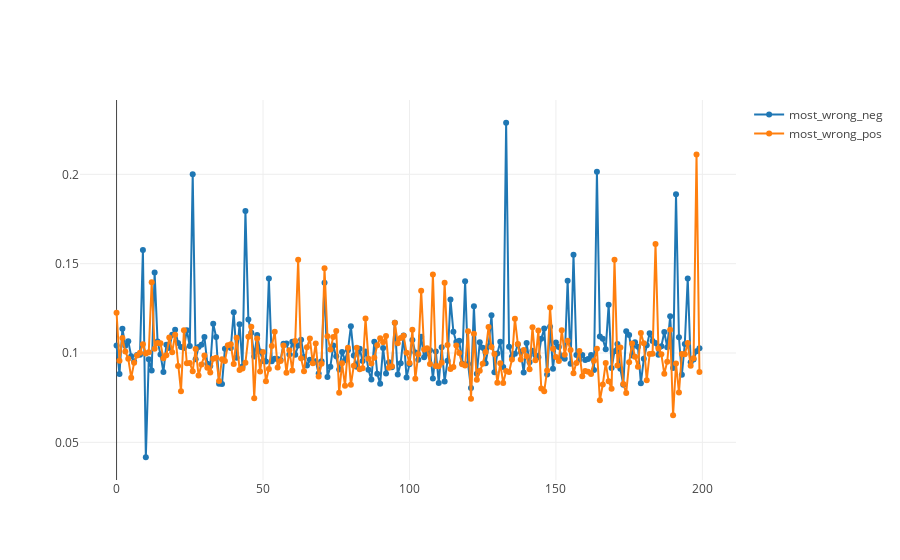

The notebook cell this image was saved under:
### Code cell
most_wrong_neg = train_df.sort_values(['target','sum_te'],ascending=[True,False]).head(100).sample()
most_wrong_pos = train_df.sort_values(['target','sum_te'],ascending=[False,True]).head(100).sample()



trace = go.Scatter(
    x = [i for i in range(200)],
    y = most_wrong_neg[target_cols].values[0],
    mode = 'lines+markers',name='most_wrong_neg'
)
trace1 = go.Scatter(
    x = [i for i in range(200)],
    y = most_wrong_pos[target_cols].values[0],
    mode = 'lines+markers',name='most_wrong_pos'
)

data = [trace,trace1]

# Plot and embed in ipython notebook!
iplot(data)

### Figure 1 — Plotly figure (JSON) as saved in the notebook; plotly's stock layout.template omitted (floating-point values rounded to 4 significant figures; data arrays with more than 128 entries replaced by an {"elided": "..."} marker saying what was removed)
{"data": [{"mode": "lines+markers", "name": "most_wrong_neg", "type": "scatter", "uid": "b1e9072d-90a9-46b0-b8ec-87c0903026ba", "x": {"elided": "200 int values"}, "y": {"elided": "200 float values"}}, {"mode": "lines+markers", "name": "most_wrong_pos", "type": "scatter", "uid": "4cd4cafc-98cc-43b2-b172-23bcf8266ee2", "x": {"elided": "200 int values"}, "y": {"elided": "200 float values"}}], "layout": {}}
